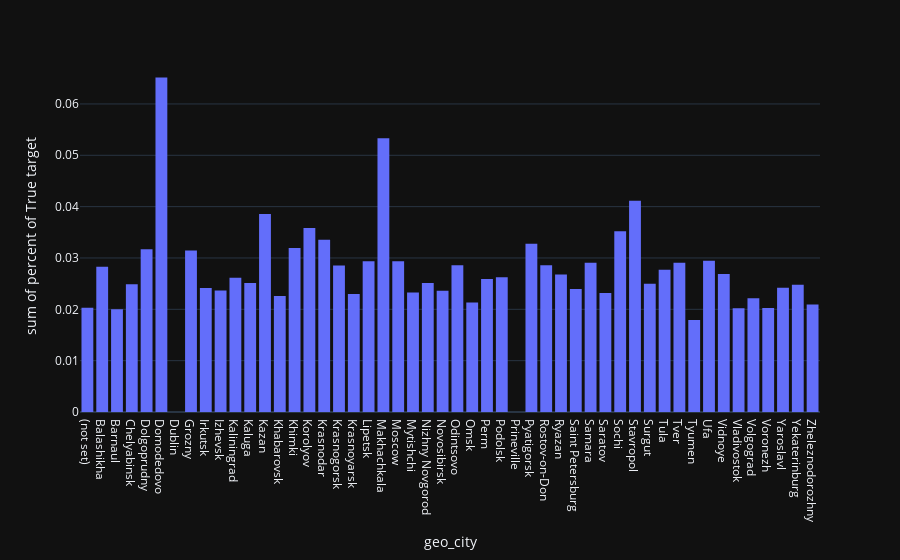

Source (notebook cell):
### Code cell
target_percent_by_category(df[df.geo_city.isin(top50_cities)], 'geo_city')

### Figure 1 — Plotly figure (JSON) as saved in the notebook; plotly's stock layout.template omitted (floating-point values rounded to 4 significant figures)
{"data": [{"alignmentgroup": "True", "bingroup": "x", "histfunc": "sum", "hovertemplate": "geo_city=%{x}<br>sum of percent of True target=%{y}<extra></extra>", "legendgroup": "", "marker": {"color": "#636efa", "pattern": {"shape": ""}}, "name": "", "offsetgroup": "", "orientation": "v", "showlegend": false, "x": ["(not set)", "Balashikha", "Barnaul", "Chelyabinsk", "Dolgoprudny", "Domodedovo", "Dublin", "Grozny", "Irkutsk", "Izhevsk", "Kaliningrad", "Kaluga", "Kazan", "Khabarovsk", "Khimki", "Korolyov", "Krasnodar", "Krasnogorsk", "Krasnoyarsk", "Lipetsk", "Makhachkala", "Moscow", "Mytishchi", "Nizhny Novgorod", "Novosibirsk", "Odintsovo", "Omsk", "Perm", "Podolsk", "Prineville", "Pyatigorsk", "Rostov-on-Don", "Ryazan", "Saint Petersburg", "Samara", "Saratov", "Sochi", "Stavropol", "Surgut", "Tula", "Tver", "Tyumen", "Ufa", "Vidnoye", "Vladivostok", "Volgograd", "Voronezh", "Yaroslavl", "Yekaterinburg", "Zheleznodorozhny"], "xaxis": "x", "y": [0.02031, 0.02831, 0.02001, 0.02489, 0.0317, 0.06513, 0.0, 0.03147, 0.02416, 0.02369, 0.02616, 0.02511, 0.03857, 0.02261, 0.03196, 0.03583, 0.03353, 0.02855, 0.023, 0.02935, 0.05332, 0.02934, 0.02328, 0.02515, 0.0236, 0.0286, 0.02131, 0.0259, 0.02624, 0.0, 0.03279, 0.02859, 0.02676, 0.02397, 0.02909, 0.02317, 0.03522, 0.04112, 0.02497, 0.0277, 0.02908, 0.01793, 0.02948, 0.02688, 0.0202, 0.02214, 0.02028, 0.0242, 0.02478, 0.02095], "yaxis": "y", "type": "histogram"}], "layout": {"xaxis": {"anchor": "y", "domain": [0.0, 1.0], "title": {"text": "geo_city"}}, "yaxis": {"anchor": "x", "domain": [0.0, 1.0], "title": {"text": "sum of percent of True target"}}, "legend": {"tracegroupgap": 0}, "margin": {"t": 60}, "barmode": "relative"}}
